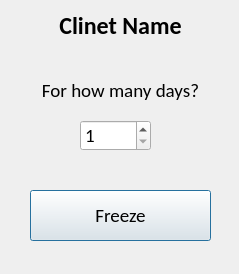
<?xml version="1.0" encoding="UTF-8"?>
<ui version="4.0">
 <class>Dialog</class>
 <widget class="QDialog" name="Dialog">
  <property name="geometry">
   <rect>
    <x>0</x>
    <y>0</y>
    <width>239</width>
    <height>274</height>
   </rect>
  </property>
  <property name="windowTitle">
   <string>Freeze</string>
  </property>
  <widget class="QLabel" name="label1">
   <property name="geometry">
    <rect>
     <x>10</x>
     <y>10</y>
     <width>221</width>
     <height>31</height>
    </rect>
   </property>
   <property name="font">
    <font>
     <family>Calibri</family>
     <pointsize>18</pointsize>
     <weight>75</weight>
     <bold>true</bold>
     <underline>false</underline>
    </font>
   </property>
   <property name="text">
    <string>Clinet Name</string>
   </property>
   <property name="alignment">
    <set>Qt::AlignCenter</set>
   </property>
  </widget>
  <widget class="QPushButton" name="button1">
   <property name="geometry">
    <rect>
     <x>30</x>
     <y>190</y>
     <width>181</width>
     <height>51</height>
    </rect>
   </property>
   <property name="font">
    <font>
     <family>Calibri</family>
     <pointsize>14</pointsize>
     <weight>50</weight>
     <bold>false</bold>
    </font>
   </property>
   <property name="text">
    <string>Freeze</string>
   </property>
  </widget>
  <widget class="QLabel" name="label2">
   <property name="geometry">
    <rect>
     <x>30</x>
     <y>80</y>
     <width>181</width>
     <height>20</height>
    </rect>
   </property>
   <property name="font">
    <font>
     <family>Calibri</family>
     <pointsize>14</pointsize>
    </font>
   </property>
   <property name="text">
    <string>For how many days?</string>
   </property>
   <property name="alignment">
    <set>Qt::AlignCenter</set>
   </property>
  </widget>
  <widget class="QSpinBox" name="spin_box1">
   <property name="geometry">
    <rect>
     <x>80</x>
     <y>120</y>
     <width>71</width>
     <height>31</height>
    </rect>
   </property>
   <property name="font">
    <font>
     <family>Calibri</family>
     <pointsize>14</pointsize>
    </font>
   </property>
   <property name="minimum">
    <number>1</number>
   </property>
   <property name="maximum">
    <number>60</number>
   </property>
  </widget>
 </widget>
 <resources/>
 <connections/>
</ui>
